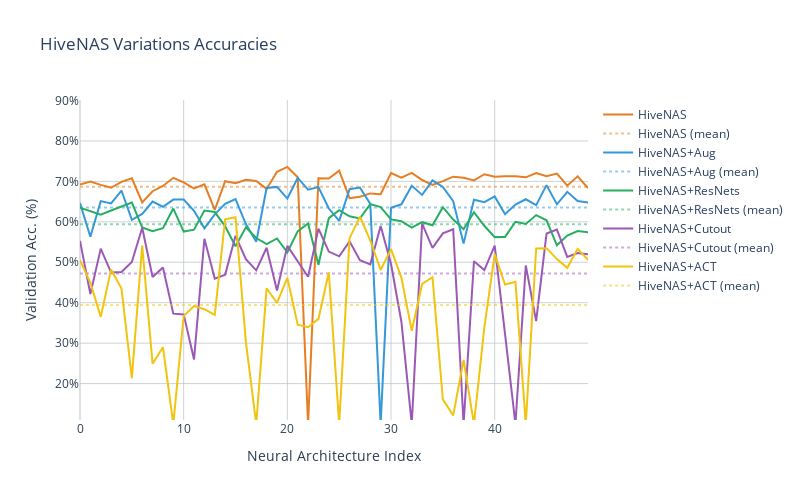

The code cell stored with this chart in its notebook:
### Markdown cell above
#### Accuracies Comparison

### Code cell
''' Comparing all models' accuracies (inconsistent at the moment) '''

# Indices included in this analysis
dfs_idx = [0, 1, 2, 3, 4]

# Data manipulation
acc = {}
for (idx, (k, df)) in enumerate(main_dfs.items()):
    if idx not in dfs_idx:
        continue
        
    if main_dfs[k]['data'].empty:
        print(f'Skipping {main_dfs[k]["name"]}, no data file found...\n')
        continue
    
    acc[main_dfs[k]['name']] = main_dfs[k]['logs'].groupby('arch')['test_acc'].max().values
    #acc[main_dfs[k]['name']] = reject_outliers(acc[main_dfs[k]['name']])
    
    
# Truncate data lengths to match (for aesthetic purposes)
truncate_lists(acc)

# Figure customization
fig = go.Figure()
fig.update_layout(
    title='HiveNAS Variations Accuracies',
    xaxis_title='Neural Architecture Index', 
    yaxis_title='Validation Acc. (%)',
    plot_bgcolor='white',
    autosize=False,
    width=800,
    height=500
)

fig.update_yaxes(tickformat=',.0%',
                 # flatten data for range extrapolation
                 range=[min([item for _,ls in acc.items() for item in ls]) * 1.1, 
                        max([item for _,ls in acc.items() for item in ls]) * 1.225],
                 color=PLOT_TEXT_COLOR,
                 zeroline=True,
                 zerolinewidth=1,
                 zerolinecolor=GRID_ZERO_LINE_COLOR,
                 gridcolor=GRID_LINE_COLOR)

fig.update_xaxes(color=PLOT_TEXT_COLOR,
                 zeroline=True,
                 zerolinewidth=1,
                 zerolinecolor=GRID_ZERO_LINE_COLOR,
                 gridcolor=GRID_LINE_COLOR)

for idx, (name, trace_data) in enumerate(acc.items()):
    # Traces
    fig.add_trace(go.Scatter(x=list(range(len(trace_data))), y=trace_data,
                             mode='lines',
                             name=name,
                             line=dict(color=TRACE_COLORS[idx])))
    fig.add_trace(go.Scatter(x=list(range(len(trace_data))), y=[trace_data.mean() for _ in range(len(trace_data))],
                             mode='lines',
                             name=f'{name} (mean)',
                             line=dict(color=TRACE_DOTTED_COLORS[idx], dash='dot')))


fig.write_image(ANALYSIS_RESULTS_PATH + 'accuracies.eps')

fig.show()
